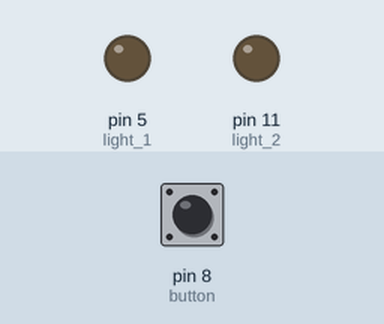
Bench run of a sketch on a simulated Arduino Uno, built with avr-gcc and run on an emulated ATmega328P. Parts: output pins drawn as LEDs (lit = HIGH). The test bench sets the inputs (shaded band); at power-on: pin 8 (button) HIGH.

Above: at 1.2 s.
1.3 s: pin 8 (button) pulled LOW for 0.15 s
At 2.2 s:
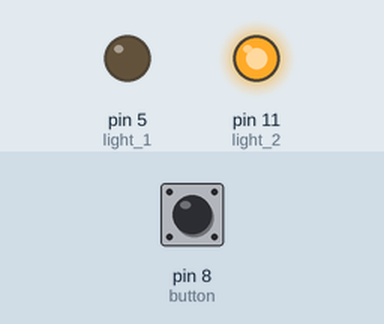
2.9 s: pin 8 (button) pulled LOW for 1 s
At 3.4 s:
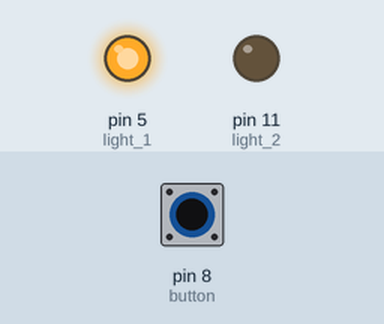
5.4 s: pin 8 (button) pulled LOW for 3.2 s
At 6.5 s:
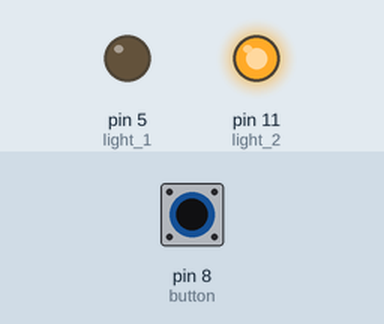
Timing chart, 0 to 8.4 s (numbered marks = the images above; inputs shaded):
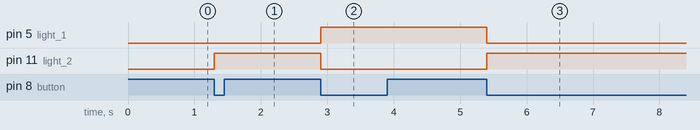

Measured:
- after the input at 1.3 s, pin 11 (light_2): LOW → HIGH at once
- after the input at 2.9 s, pin 5 (light_1): LOW → HIGH at once; pin 11 (light_2): HIGH → LOW at once
- after the input at 5.4 s, pin 5 (light_1): HIGH → LOW at once; pin 11 (light_2): LOW → HIGH at once

The sketch:

Opdracht_3.ino
```cpp
// Vars van welke ports er gebruikt worden
const int button = 8;
const int light_1 = 5;
const int light_2 = 11;

// Teller om de clicks bij te houden
int counter = 0;

// Knop status van vorige zet onthouden
bool previousButtonState = HIGH;

void setup() {
  // Stroom geven aan alle componenten
  pinMode(button, INPUT_PULLUP);
  pinMode(light_1, OUTPUT);
  pinMode(light_2, OUTPUT);
}

void loop() {
  // Huidige status van de knop uitlezen
  bool currentButtonState = digitalRead(button);

  // if statement voor wanneer de knop wordt ingedrukt
  // komt altijd van HIGH af en gaat naar LOW
  if (previousButtonState == HIGH && currentButtonState == LOW) {
    // Druk op de knop, dus teller optellen
  	counter++;

    // Methode aanroepen voor de led lichten
    lightLogic();

    // debounce
    delay(50);
  }

  // Methode aanroepen om de status van de knop te updaten
  updateButtonState(currentButtonState);
}

void lightLogic() {
  // Om en om de lampen aan en uit zetten
  // Regel: 1 gaat aan 2 uit, 2 gaat aan 1 uit
  if (counter % 2 == 0) {
    digitalWrite(light_1, HIGH);
    digitalWrite(light_2, LOW);
  } else {
    digitalWrite(light_1, LOW);
    digitalWrite(light_2, HIGH);
  }
}

void updateButtonState(bool currentState) {
  // Knop status updaten met wat het als laatste was zodat de loop weer opniew kan beginnen
  previousButtonState = currentState;
}
```
